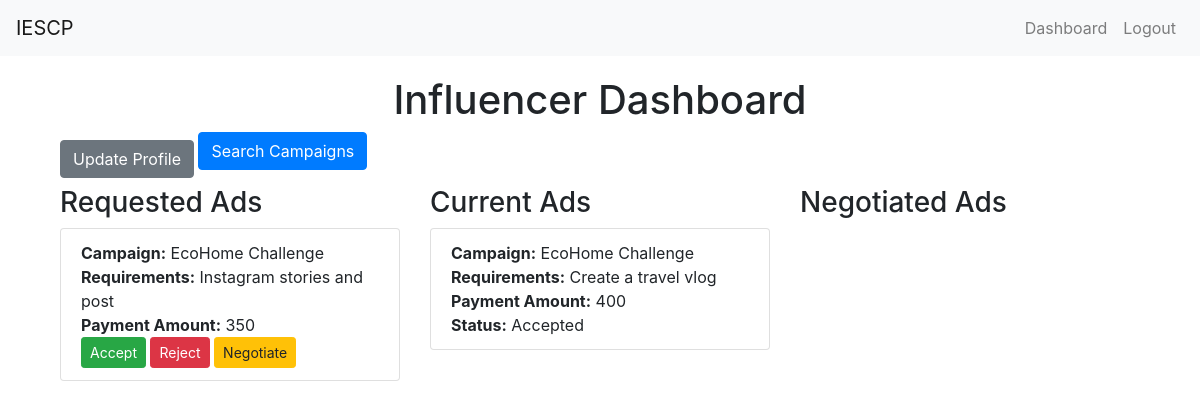
/influencer_dashboard (signed in), run on an earlier commit of the app's database.
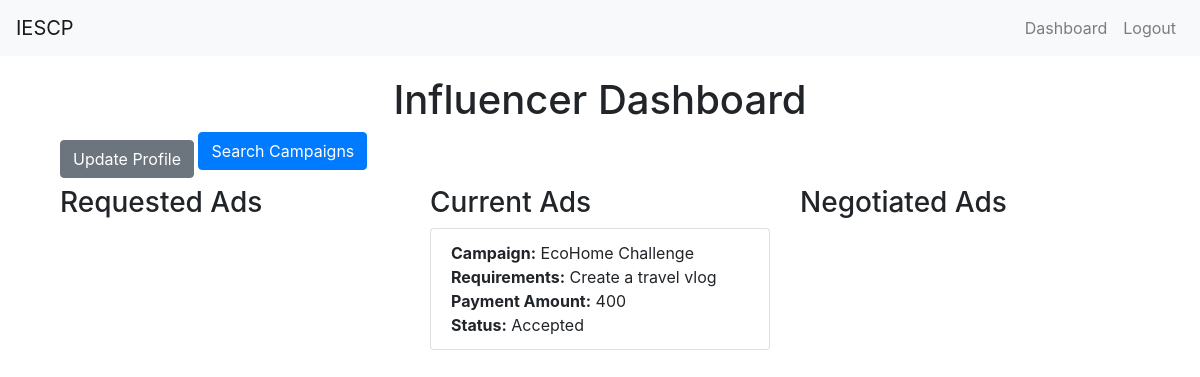
And on a later commit of the database.
### app.py (models this page shows, shortened)
class AdRequest(db.Model):
    id = db.Column(db.Integer, primary_key=True)
    campaign_id = db.Column(db.Integer, db.ForeignKey('campaign.id'), nullable=False)
    influencer_id = db.Column(db.Integer, db.ForeignKey('user.id'), nullable=False)
    messages = db.Column(db.Text)
    requirements = db.Column(db.Text)
    payment_amount = db.Column(db.Integer)
    negotiation_comment = db.Column(db.Text, nullable=True)
    status = db.Column(db.String(20), nullable=False, default='Requested')

class Campaign(db.Model):
    id = db.Column(db.Integer, primary_key=True)
    name = db.Column(db.String(100), nullable=False)
    description = db.Column(db.String(200))
    start_date = db.Column(db.DateTime, default=db.func.current_timestamp())
    end_date = db.Column(db.DateTime)
    budget = db.Column(db.Float, nullable=False)
    owner_id = db.Column(db.Integer, db.ForeignKey('user.id'), nullable=False)
    visibility = db.Column(db.String(10))  # 'public' or 'private'
    flagged = db.Column(db.Boolean, default=False)
    ad_requests = db.relationship('AdRequest', backref='campaign', lazy=True)

### app.py (the view)
@app.route('/influencer_dashboard')
@login_required
def influencer_dashboard():
    if current_user.role != 'influencer':
        flash('Access unauthorized!', 'danger')
        return redirect(url_for('index'))
    requested_ads = AdRequest.query.filter_by(influencer_id=current_user.id, status='Requested').all()
    current_ads = AdRequest.query.filter_by(influencer_id=current_user.id, status='Accepted').all()
    negotiated_ads = AdRequest.query.filter_by(influencer_id=current_user.id, status='Negotiated').all()
    return render_template('influencer_dashboard.html', current_ads=current_ads, negotiated_ads=negotiated_ads, requested_ads=requested_ads)

### app.py (called while the page is built)
@login_manager.user_loader
def load_user(user_id):
    return User.query.get(int(user_id))

### templates/influencer_dashboard.html (shortened to what this page needs)
{% extends "layout.html" %}
{% block content %}
<div class="container">
    <h1 class="text-center">Influencer Dashboard</h1>
    <a href="{{ url_for('profile') }}" class="btn btn-secondary">Update Profile</a>
    <a href="{{ url_for('search_campaigns') }}" class="btn btn-primary mb-3">Search Campaigns</a>
    <div class="row">
        <div class="col-md-4">
            <h3>Requested Ads</h3>
            <ul class="list-group">
                {% for ad in requested_ads %}
                <li class="list-group-item">
                    <strong>Campaign:</strong> {{ ad.campaign.name }}<br>
                    <strong>Requirements:</strong> {{ ad.requirements }}<br>
                    <strong>Payment Amount:</strong> {{ ad.payment_amount }}<br>
                    <form method="POST" action="{{ url_for('accept_ad_request', ad_request_id=ad.id) }}" style="display:inline;">
                        <button type="submit" class="btn btn-success btn-sm">Accept</button>
                    </form>
                    <form method="POST" action="{{ url_for('reject_ad_request', ad_request_id=ad.id) }}" style="display:inline;">
                        <button type="submit" class="btn btn-danger btn-sm">Reject</button>
                    </form>
                    <a href="{{ url_for('negotiate_ad_request', ad_request_id=ad.id) }}" class="btn btn-warning btn-sm">Negotiate</a>
                </li>
                {% endfor %}
            </ul>
        </div>
        <div class="col-md-4">
            <h3>Current Ads</h3>
            <ul class="list-group">
                {% for ad in current_ads %}
                <li class="list-group-item">
                    <strong>Campaign:</strong> {{ ad.campaign.name }}<br>
                    <strong>Requirements:</strong> {{ ad.requirements }}<br>
                    <strong>Payment Amount:</strong> {{ ad.payment_amount }}<br>
                    <strong>Status:</strong> {{ ad.status }}
                </li>
                {% endfor %}
            </ul>
        </div>
        <div class="col-md-4">
            <h3>Negotiated Ads</h3>
        </div>
    </div>
</div>
{% endblock %}

What changed in the data, as far as the page shows it:
no longer on this page (row edited): AdRequest: campaign.name "EcoHome Challenge", requirements "Instagram stories and post", payment_amount "350", shown under "Requested Ads"
